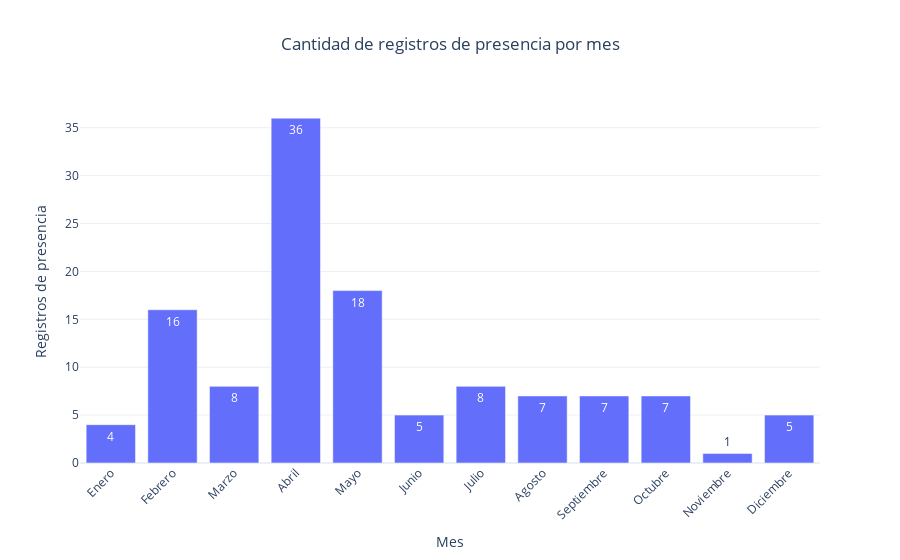

This figure's notebook cell:
### Code cell
import pandas as pd
import geopandas as gpd
import plotly.express as px

# Lista de nombres de meses en español
meses_espanol = [
    'Desconocido',  # Índice 0
    'Enero', 'Febrero', 'Marzo', 'Abril', 'Mayo', 'Junio',
    'Julio', 'Agosto', 'Septiembre', 'Octubre', 'Noviembre', 'Diciembre'
]

# Lectura del archivo GeoJSON en un GeoDataFrame
gdf = gpd.read_file('registros-presencia.geojson')

# Conversión de 'eventDate' a hilera de texto y luego a formato datetime
gdf['eventDate'] = gdf['eventDate'].astype(str)
gdf['eventDate'] = pd.to_datetime(gdf['eventDate'], errors='coerce')

# Extracción del número del mes
gdf['mes_num'] = gdf['eventDate'].dt.month
# Mapear los números de mes a nombres en español
gdf['mes'] = gdf['mes_num'].apply(
    lambda x: meses_espanol[int(x)] if pd.notnull(x) and x >= 1 and x <= 12 else 'Desconocido'
)

# Conteo y ordenamiento de la cantidad de registros de presencia por mes
registros_por_mes = gdf.groupby(['mes_num', 'mes']).size().reset_index(name='cantidad')
registros_por_mes = registros_por_mes.sort_values('mes_num')

# Creación del gráfico de barras interactivo con plotly
fig = px.bar(
    registros_por_mes,
    x='mes',
    y='cantidad',
    title='Cantidad de registros de presencia por mes',
    labels={'mes': 'Mes', 'cantidad': 'Cantidad de registros de presencia'},
    text='cantidad'
)

# Ajustes al gráfico
fig.update_layout(
    xaxis_tickangle=-45,
    xaxis_title='Mes',
    yaxis_title='Registros de presencia',
    title_x=0.5,
    template='plotly_white'
)

# Despliegue del gráfico
fig.show()

### Figure 1 — Plotly figure (JSON) as saved in the notebook; plotly's stock layout.template omitted (floating-point values rounded to 4 significant figures)
{"data": [{"alignmentgroup": "True", "hovertemplate": "Mes=%{x}<br>Cantidad de registros de presencia=%{text}<extra></extra>", "legendgroup": "", "marker": {"color": "#636efa", "pattern": {"shape": ""}}, "name": "", "offsetgroup": "", "orientation": "v", "showlegend": false, "text": [4, 16, 8, 36, 18, 5, 8, 7, 7, 7, 1, 5], "textposition": "auto", "type": "bar", "x": ["Enero", "Febrero", "Marzo", "Abril", "Mayo", "Junio", "Julio", "Agosto", "Septiembre", "Octubre", "Noviembre", "Diciembre"], "xaxis": "x", "y": [4, 16, 8, 36, 18, 5, 8, 7, 7, 7, 1, 5], "yaxis": "y"}], "layout": {"barmode": "relative", "legend": {"tracegroupgap": 0}, "title": {"text": "Cantidad de registros de presencia por mes", "x": 0.5}, "xaxis": {"anchor": "y", "domain": [0, 1], "tickangle": -45, "title": {"text": "Mes"}}, "yaxis": {"anchor": "x", "domain": [0, 1], "title": {"text": "Registros de presencia"}}}}
